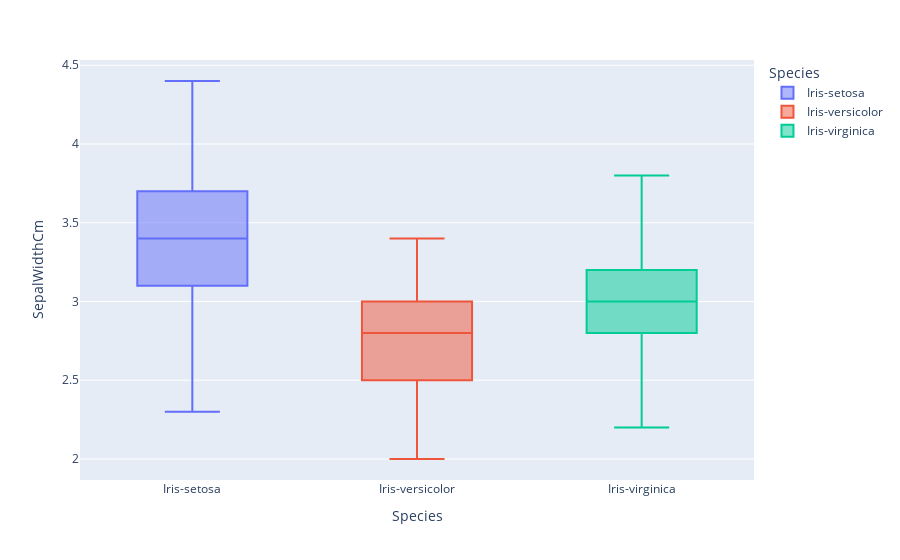

The notebook cell this image was saved under:
### Code cell
fig = px.box(df, x="Species", y="SepalWidthCm", color="Species")
fig.show()

### Figure 1 — Plotly figure (JSON) as saved in the notebook; plotly's stock layout.template omitted (floating-point values rounded to 4 significant figures)
{"data": [{"alignmentgroup": "True", "hovertemplate": "Species=%{x}<br>SepalWidthCm=%{y}<extra></extra>", "legendgroup": "Iris-setosa", "marker": {"color": "#636efa"}, "name": "Iris-setosa", "notched": false, "offsetgroup": "Iris-setosa", "orientation": "v", "showlegend": true, "type": "box", "x": ["Iris-setosa", "Iris-setosa", "Iris-setosa", "Iris-setosa", "Iris-setosa", "Iris-setosa", "Iris-setosa", "Iris-setosa", "Iris-setosa", "Iris-setosa", "Iris-setosa", "Iris-setosa", "Iris-setosa", "Iris-setosa", "Iris-setosa", "Iris-setosa", "Iris-setosa", "Iris-setosa", "Iris-setosa", "Iris-setosa", "Iris-setosa", "Iris-setosa", "Iris-setosa", "Iris-setosa", "Iris-setosa", "Iris-setosa", "Iris-setosa", "Iris-setosa", "Iris-setosa", "Iris-setosa", "Iris-setosa", "Iris-setosa", "Iris-setosa", "Iris-setosa", "Iris-setosa", "Iris-setosa", "Iris-setosa", "Iris-setosa", "Iris-setosa", "Iris-setosa", "Iris-setosa", "Iris-setosa", "Iris-setosa", "Iris-setosa", "Iris-setosa", "Iris-setosa", "Iris-setosa", "Iris-setosa", "Iris-setosa", "Iris-setosa"], "x0": " ", "xaxis": "x", "y": [3.5, 3.0, 3.2, 3.1, 3.6, 3.9, 3.4, 3.4, 2.9, 3.1, 3.7, 3.4, 3.0, 3.0, 4.0, 4.4, 3.9, 3.5, 3.8, 3.8, 3.4, 3.7, 3.6, 3.3, 3.4, 3.0, 3.4, 3.5, 3.4, 3.2, 3.1, 3.4, 4.1, 4.2, 3.1, 3.2, 3.5, 3.1, 3.0, 3.4, 3.5, 2.3, 3.2, 3.5, 3.8, 3.0, 3.8, 3.2, 3.7, 3.3], "y0": " ", "yaxis": "y"}, {"alignmentgroup": "True", "hovertemplate": "Species=%{x}<br>SepalWidthCm=%{y}<extra></extra>", "legendgroup": "Iris-versicolor", "marker": {"color": "#EF553B"}, "name": "Iris-versicolor", "notched": false, "offsetgroup": "Iris-versicolor", "orientation": "v", "showlegend": true, "type": "box", "x": ["Iris-versicolor", "Iris-versicolor", "Iris-versicolor", "Iris-versicolor", "Iris-versicolor", "Iris-versicolor", "Iris-versicolor", "Iris-versicolor", "Iris-versicolor", "Iris-versicolor", "Iris-versicolor", "Iris-versicolor", "Iris-versicolor", "Iris-versicolor", "Iris-versicolor", "Iris-versicolor", "Iris-versicolor", "Iris-versicolor", "Iris-versicolor", "Iris-versicolor", "Iris-versicolor", "Iris-versicolor", "Iris-versicolor", "Iris-versicolor", "Iris-versicolor", "Iris-versicolor", "Iris-versicolor", "Iris-versicolor", "Iris-versicolor", "Iris-versicolor", "Iris-versicolor", "Iris-versicolor", "Iris-versicolor", "Iris-versicolor", "Iris-versicolor", "Iris-versicolor", "Iris-versicolor", "Iris-versicolor", "Iris-versicolor", "Iris-versicolor", "Iris-versicolor", "Iris-versicolor", "Iris-versicolor", "Iris-versicolor", "Iris-versicolor", "Iris-versicolor", "Iris-versicolor", "Iris-versicolor", "Iris-versicolor", "Iris-versicolor"], "x0": " ", "xaxis": "x", "y": [3.2, 3.2, 3.1, 2.3, 2.8, 2.8, 3.3, 2.4, 2.9, 2.7, 2.0, 3.0, 2.2, 2.9, 2.9, 3.1, 3.0, 2.7, 2.2, 2.5, 3.2, 2.8, 2.5, 2.8, 2.9, 3.0, 2.8, 3.0, 2.9, 2.6, 2.4, 2.4, 2.7, 2.7, 3.0, 3.4, 3.1, 2.3, 3.0, 2.5, 2.6, 3.0, 2.6, 2.3, 2.7, 3.0, 2.9, 2.9, 2.5, 2.8], "y0": " ", "yaxis": "y"}, {"alignmentgroup": "True", "hovertemplate": "Species=%{x}<br>SepalWidthCm=%{y}<extra></extra>", "legendgroup": "Iris-virginica", "marker": {"color": "#00cc96"}, "name": "Iris-virginica", "notched": false, "offsetgroup": "Iris-virginica", "orientation": "v", "showlegend": true, "type": "box", "x": ["Iris-virginica", "Iris-virginica", "Iris-virginica", "Iris-virginica", "Iris-virginica", "Iris-virginica", "Iris-virginica", "Iris-virginica", "Iris-virginica", "Iris-virginica", "Iris-virginica", "Iris-virginica", "Iris-virginica", "Iris-virginica", "Iris-virginica", "Iris-virginica", "Iris-virginica", "Iris-virginica", "Iris-virginica", "Iris-virginica", "Iris-virginica", "Iris-virginica", "Iris-virginica", "Iris-virginica", "Iris-virginica", "Iris-virginica", "Iris-virginica", "Iris-virginica", "Iris-virginica", "Iris-virginica", "Iris-virginica", "Iris-virginica", "Iris-virginica", "Iris-virginica", "Iris-virginica", "Iris-virginica", "Iris-virginica", "Iris-virginica", "Iris-virginica", "Iris-virginica", "Iris-virginica", "Iris-virginica", "Iris-virginica", "Iris-virginica", "Iris-virginica", "Iris-virginica", "Iris-virginica", "Iris-virginica", "Iris-virginica", "Iris-virginica"], "x0": " ", "xaxis": "x", "y": [3.3, 2.7, 3.0, 2.9, 3.0, 3.0, 2.5, 2.9, 2.5, 3.6, 3.2, 2.7, 3.0, 2.5, 2.8, 3.2, 3.0, 3.8, 2.6, 2.2, 3.2, 2.8, 2.8, 2.7, 3.3, 3.2, 2.8, 3.0, 2.8, 3.0, 2.8, 3.8, 2.8, 2.8, 2.6, 3.0, 3.4, 3.1, 3.0, 3.1, 3.1, 3.1, 2.7, 3.2, 3.3, 3.0, 2.5, 3.0, 3.4, 3.0], "y0": " ", "yaxis": "y"}], "layout": {"boxmode": "overlay", "legend": {"title": {"text": "Species"}, "tracegroupgap": 0}, "margin": {"t": 60}, "xaxis": {"anchor": "y", "categoryarray": ["Iris-setosa", "Iris-versicolor", "Iris-virginica"], "categoryorder": "array", "domain": [0, 1], "title": {"text": "Species"}}, "yaxis": {"anchor": "x", "domain": [0, 1], "title": {"text": "SepalWidthCm"}}}}
